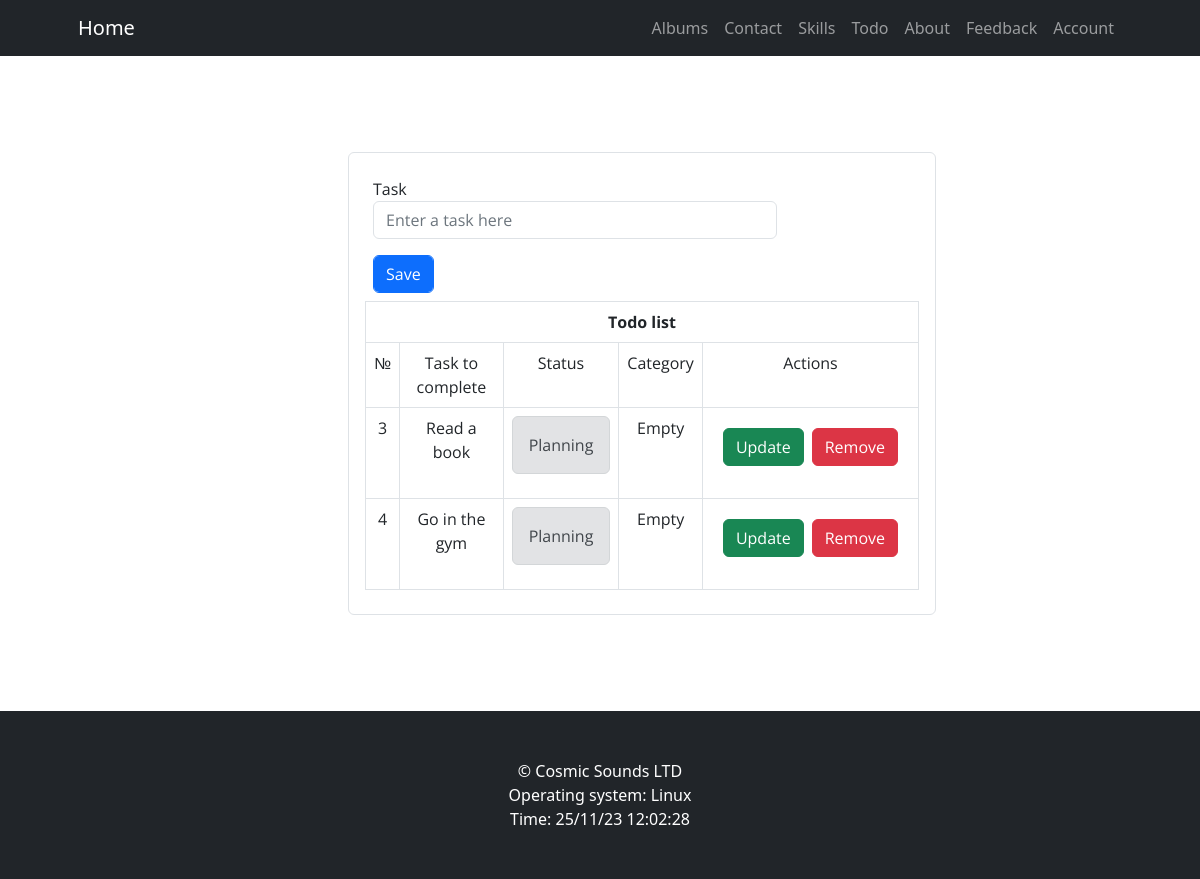
The app's page /todo (signed in) with its own data.
### app/models.py (models this page shows)
class Todo(db.Model):
    __tablename__ = "todo"
    id = db.Column(db.Integer, primary_key=True, autoincrement=True)
    task = db.Column(db.Text, nullable=False)
    status = db.Column(db.String, default="Planning", nullable=False)
    category = db.Column(db.String, default="Empty", nullable=False)
    user_id = db.Column(db.Integer, db.ForeignKey("users.id"), nullable=False)

### app/views.py (the view)
@app.route("/todo")
@login_required
def todo_list():
    title = "Todo list"
    form = TodoForm()
    handle = database.HandleTodos()
    todo = handle.show(current_user.get_id())
    return render_template("todo.html", title=title, form=form, todo=todo)

### app/forms.py
class TodoForm(FlaskForm):
    task = StringField("Task", validators=[DataRequired(), Length(min=4, max=20)], render_kw={"placeholder": "Enter a task here"})
    save = SubmitField("Save")

### app/helpers/database.py (called while the page is built)
    def show(self, id):
        todos = db.session.query(Todo).where(Todo.user_id == id)
        return todos

### app/models.py (called while the page is built)
@login_manager.user_loader
def user_loader(user_id):
    return Users.query.get(user_id)

### app/views.py (called while the page is built)
@app.context_processor
def base():
    now = datetime.datetime.now()
    time = now.strftime("%d/%m/%y %H:%M:%S")
    menu = [
        {"text": "Albums", "link": url_for("albums")},
        {"text": "Contact", "link": url_for("contact")},
        {"text": "Skills", "link": url_for("skills")},
        {"text": "Todo", "link": url_for("todo_list")},
        {"text": "About", "link": url_for("about")},
        {"text": "Feedback", "link": url_for("feedback")},
    ]
    if current_user.is_anonymous:
        menu.extend([
            {"text": "Login", "link": url_for("login")},
            {"text": "Register", "link": url_for("register")}
        ])
    else:
        menu.append(
            {"text": "Account", "link": url_for("account")},
        )
    return dict(
        platform=platform,
        time=time,
        menu=menu)

### app/templates/todo.html (shortened to what this page needs)
{% extends "base.html" %}
{% import "_fields.html" as field %}
{% block content %}
<div class="container mx-auto p-3">
    <div class="col-md-7 offset-md-3 border rounded p-3">
        <form action="{{ url_for('add_todo') }}" method="post">
            {{ field.todo_form(form) }}
        </form>
        <div class="table-responsive">
            <table aria-describedby="todo" class="table table-bordered mb-2">
                <thead>
                    <th colspan="5" class="text-center">
                        Todo list
                    </th>
                </thead>
                <tr class="text-center">
                    <td>№</td>
                    <td>Task to complete</td>
                    <td>Status</td>
                    <td>Category</td>
                    <td>Actions</td>
                </tr>
                {% for task in todo %}
                <tr class="container text-center">
                    <td>{{ task.id }}</td>
                    <td>{{ task.task }}</td>
                    <td>
                        {% if task.status != "Completed" %}
                        <div class="alert alert-secondary">{{ task.status }}</div>
                        {% else %}
                        <div class="alert alert-success">{{ task.status }}</div>
                        {% endif %}
                    </td>
                    <td>{{ task.category }}</td>
                    <td>
                        <div class="d-flex justify-content-center p-2">
                            <form action="{{ url_for('update_todo', id=task.id) }}" method="post" class="p-1">
                                <input type="submit" value="Update" class="btn btn-success">
                            </form>
                            <form action="{{ url_for('remove_todo', id=task.id) }}" method="post" class="p-1">
                                <input type="submit" value="Remove" class="btn btn-danger">
                            </form>
                        </div>
                    </td>
                </tr>
                {% endfor %}
            </table>
        </div>
    </div>
</div>
{% endblock %}

### app/static/css/styles.css (style rules this page uses)
:root { --title: 40px; --content: 20px; }

### records on screen
Todo: id "3", task "Read a book", status "Planning", category "Empty"
Todo: id "4", task "Go in the gym", status "Planning", category "Empty"

### other values on screen
{{ item.text }} "Albums" "Contact" "Skills" "Todo" "About" "Feedback" "Account"
{{ platform.system() }} "Linux"
